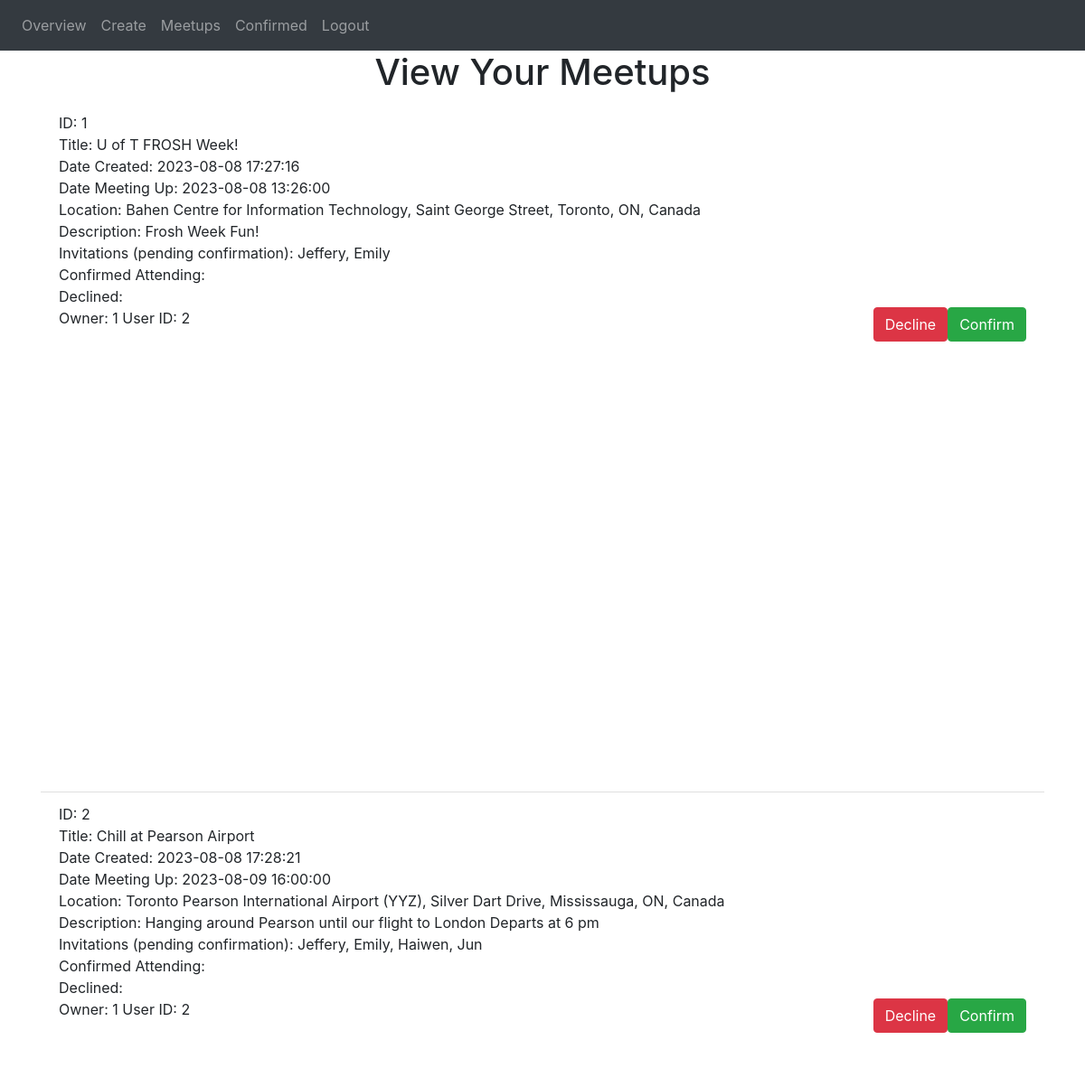
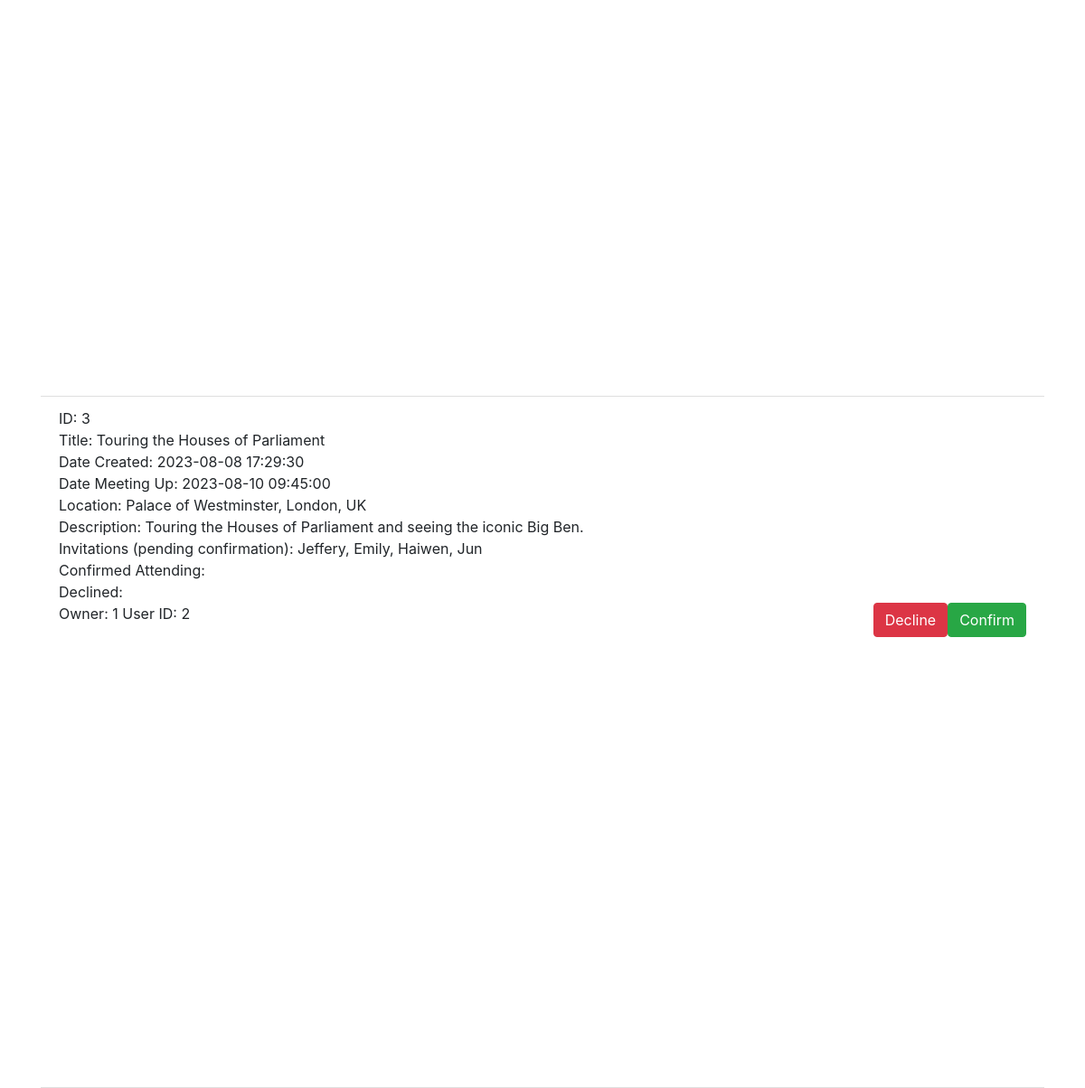
/view_meetups (signed in), run on the app's committed database (2 pictures, top to bottom).
### website/models.py (models this page shows)
class Meetup(db.Model):
    id = db.Column(db.Integer, primary_key=True)
    date_created = db.Column(db.DateTime(timezone=True), default=func.now()) # gets current date and time, store it as date
    date_meetup = db.Column(db.DateTime)
    date_end = db.Column(db.DateTime)
    title = db.Column(db.String(10000))
    location = db.Column(db.String(10000))
    fullAddress = db.Column(db.String(10000))
    locationCommonName = db.Column(db.String(10000))
    lat = db.Column(db.Float)
    lng = db.Column(db.Float)
    description = db.Column(db.String(10000))
    invitations = db.Column(db.String(10000))
    confirmed = db.Column(db.String(10000))
    declined = db.Column(db.String(10000))
    owner = db.Column(db.Integer)

class User(db.Model, UserMixin):
    id = db.Column(db.Integer, primary_key=True) # primary key = unique identifier to represent the object
    email = db.Column(db.String(150), unique = True) # no user can have the same email as someone else
    password = db.Column(db.String(150))
    first_name = db.Column(db.String(150))
    meetups = db.relationship('Meetup', secondary=user_meetup, backref="user") # tells SQL that whenever we create a note, add the note id into this user's notes relationship (creates a list of all the notes by the user)

### website/views.py (the view)
@views.route('/view_meetups', methods=['GET', 'POST']) #decorator: whenever you go to the / URL, whatever in hom() will run
@login_required
def view_meetups():
    invites = "" # create a string of people who were invited but not confirmed
    confirmation = "" # create a string of people who have confirmed
    confirmSearch = " " + str(current_user.id) + " "
    firstInv = True
    firstConf = True
    meetupList = []
    for meetup in current_user.meetups: # go through all the current user's meetups
        if meetup.confirmed.find(confirmSearch) == -1:
            meetupList.append({'id': meetup.id, 'lat': meetup.lat, 'lng': meetup.lng, 'locationName': meetup.locationCommonName, 'address': meetup.fullAddress})
        invites = invites + "   " # add 3 spaces to show a new meetup
        confirmation = confirmation + "   "
        firstInv = True
        firstConf = True
        for user in meetup.user: # cycle through the users with a relationship with that meetup
            userSearch = " " + str(user.id) + " "
            if meetup.confirmed.find(userSearch)  != -1: # if the user has confirmed
                if firstConf:   # if its the first confirmation for the meetup. add their name
                    confirmation  = confirmation + user.first_name
                    firstConf = False
                else: # if its not the first confirmation, add a comma
                    confirmation  = confirmation + ", " + user.first_name
            else: # if the user has not confirmed yet, add them to the invite list
                if firstInv:
                    invites  = invites + user.first_name
                    firstInv = False
                else:
                    invites  = invites + ", " + user.first_name
    inviteList = invites.split("   ") # create an list of meetups, inside of which are the people invitied to it
    confirmationList = confirmation.split("   ") # create an list of meetups, inside of which are the people who confirmed to it
    return render_template("view_meetups.html", user=current_user, inviteList = inviteList, confirmSearch = confirmSearch, confirmationList = confirmationList, meetupList = meetupList)

### website/__init__.py (called while the page is built)
@login_manager.user_loader
def load_user(id):
    return User.query.get(int(id))

### website/templates/view_meetups.html (shortened to what this page needs)
{% extends "base.html" %} {% block title %}View Meetups{% endblock %} {% block
content %}
<h1 align="center">View Your Meetups</h1>
<ul class="list-group list-group-flush" id="notes">
  {% set ns = namespace(inviteNumber=1) %}
  {% for meetup in user.meetups: %}
  {%if meetup.confirmed.find(confirmSearch) == -1%}
  <li class="list-group-item">
    ID: {{meetup.id}}<br />
    Title: {{ meetup.title }}<br />
    Date Created: {{ meetup.date_created }}<br />
    Date Meeting Up: {{ meetup.date_meetup}}<br />
    Location: {{meetup.location}}<br />
    Description: {{meetup.description}}<br />
    Invitations (pending confirmation): {{inviteList[ns.inviteNumber]}}<br />
    Confirmed Attending: {{confirmationList[ns.inviteNumber]}}<br />
    Declined: {{meetup.declined}}<br />
    Owner: {{meetup.owner}}
    User ID: {{user.id}}
    <button
      type="button"
      class="btn btn-success float-right"
      onClick="confirmMeetup({{meetup.id}})"
    >
      <span aria-hidden="true">Confirm</span>
    </button>
    {% if user.id == meetup.owner %}
    <button
      type="button"
      class="btn btn-success float-right"
      data-toggle="modal"
      data-target={{"#inviteModal" + meetup.id|string}}
    >
      <span aria-hidden="true">Invite</span>
    </button>
    <div
      class="modal fade"
      id={{"inviteModal" + meetup.id|string}}
      tabindex="-1"
      role="dialog"
      aria-labelledby="inviteModal"
      aria-hidden="true"
    >
      <div class="modal-dialog" role="document">
        <div class="modal-content">
          <div class="modal-header">
            <h5 class="modal-title" id="inviteModalLabel">Invite</h5>
            <button
              type="button"
              class="close"
              data-dismiss="modal"
              aria-label="Close"
            >
              <span aria-hidden="true">&times;</span>
            </button>
          </div>
          <div class="modal-body">
            <form onkeydown="return event.key != 'Enter';">
              <div class="form-group">
                <label for={{"invite-user" + meetup.id|string}} class="col-form-label"
                  >Please enter the emails of additionally users you would like to invite seperated by a space: {{meetup.id}}</label
                >
                <input type="text" class="form-control" id={{"invite-user" + meetup.id|string}} placeholder="e.g. Bob72@gmail.com Stacy6@hotmail John77@gmail.com"/>
              </div>
            </form>
          </div>
          <div class="modal-footer">
            <button
              type="button"
              class="btn btn-secondary"
              data-dismiss="modal"
              aria-label="Close"
            >
              Close
            </button>
            <button
              type="button"
              class="btn btn-primary"
              onClick="invite({{meetup.id}}, '/view_meetups')"
              data-dismiss="modal"
              aria-label="Confirm"
            >
              Confirm
            </button>
          </div>
        </div>
      </div>
    </div>
    <button
      type="button"
      class="btn btn-warning float-right"
      data-toggle="modal"
      data-target={{"#ownerModal" + meetup.id|string}}
    >
      <span aria-hidden="true">Transfer Ownership</span>
    </button>
    <div
      class="modal fade"
      id={{"ownerModal" + meetup.id|string}}
      tabindex="-1"
      role="dialog"
      aria-labelledby="ownerModal"
      aria-hidden="true"
    >
      <div class="modal-dialog" role="document">
        <div class="modal-content">
          <div class="modal-header">
            <h5 class="modal-title" id="ownerModalLabel">Transfer Ownership</h5>
            <button
              type="button"
              class="close"
              data-dismiss="modal"
              aria-label="Close"
            >
              <span aria-hidden="true">&times;</span>
            </button>
          </div>
          <div class="modal-body">
            <form onkeydown="return event.key != 'Enter';">
              <div class="form-group">
                <label for={{"new-owner" + meetup.id|string}} class="col-form-label"
                  >New Owner Email: {{meetup.id}}</label
                >
                <input type="text" class="form-control" id={{"new-owner" + meetup.id|string}} />
              </div>
            </form>
          </div>
          <div class="modal-footer">
            <button
              type="button"
              class="btn btn-secondary"
              data-dismiss="modal"
              aria-label="Close"
            >
              Close
            </button>
            <button
              type="button"
              class="btn btn-primary"
              onClick="newOwner({{meetup.id}}, '/view_meetups')"
              data-dismiss="modal"
              aria-label="Confirm"
            >
              Confirm
            </button>
          </div>
        </div>
      </div>
    </div>
    <button
    type="button"
    class="btn btn-danger float-right"
    onClick="deleteMeetup({{meetup.id}}, '/view_meetups')"
  >
    <span aria-hidden="true">Delete</span>
  </button>
  {% else %}
  <button
    type="button"
    class="btn btn-danger float-right"
    onClick="declineMeetup({{meetup.id}}, '/view_meetups')"
  >
    <span aria-hidden="true">Decline</span>
  </button>
  {% endif %}
    <div id = "map{{ meetup.id }}" class = "map" style="height: 500px"></div>
  </li>
  {% endif %} {% set ns.inviteNumber = ns.inviteNumber+1 %} {% endfor %}
</ul>
{% endblock %}

### website/templates/base.html (shortened to what this page needs)
<!DOCTYPE html>
<html>
  <head>
    <link
      rel="stylesheet"
      href="https://stackpath.bootstrapcdn.com/bootstrap/4.4.1/css/bootstrap.min.css"
    />
    <link
      rel="stylesheet"
      href="https://stackpath.bootstrapcdn.com/font-awesome/4.7.0/css/font-awesome.min.css"
    />
    <link href="/static/site.css" rel="stylesheet">
  </head>
  <body>
    <nav class="navbar navbar-expand-lg navbar-dark bg-dark">
      <div class="collapse navbar-collapse" id="navbar">
        <div class="navbar-nav">
          {% if user.is_authenticated %}
          <a class="nav-item nav-link" id="overview" href="/overview">Overview</a>
          <a class="nav-item nav-link" id="create" href="/create">Create</a>
          <a class="nav-item nav-link" id="view_meetups" href="/view_meetups">Meetups</a>
          <a class="nav-item nav-link" id="confirmed" href="/confirmed">Confirmed</a>
          <a class="nav-item nav-link" id="logout" href="/logout">Logout</a>
          {% else %}
          <a class="nav-item nav-link" id="home" href="/">Home</a>
          <a class="nav-item nav-link" id="howTo" href="/how-to">How To</a>
          <a class="nav-item nav-link" id="signUp" href="/sign-up">Sign Up</a>
          <a class="nav-item nav-link" id="login" href="/login">Login</a>
          {%  endif %}
        </div>
      </div>
    </nav>
    <div class="container">{% block content %} {% endblock %}</div>
  </body>
</html>

### website/static/site.css (style rules this page uses)
html, body, #map, #meetupMap { height: 500px; }
html, body { height: 100%; margin: 0; padding: 0; }
.map { height: 500px; }

### data on the page
Meetup: id "1", title "U of T FROSH Week!", date_created "2023-08-08 17:27:16", date_meetup "2023-08-08 13:26:00", location "Bahen Centre for Information Technology, Saint George Street, Toronto, ON, Canada", description "Frosh Week Fun!", inviteList "Jeffery, Emily", owner "1"
User: id "2"
Meetup: id "2", title "Chill at Pearson Airport", date_created "2023-08-08 17:28:21", date_meetup "2023-08-09 16:00:00", location "Toronto Pearson International Airport (YYZ), Silver Dart Drive, Mississauga, ON, Canada", description "Hanging around Pearson until our flight to London Departs at 6 pm", inviteList "Jeffery, Emily, Haiwen, Jun", owner "1"
Meetup: id "3", title "Touring the Houses of Parliament", date_created "2023-08-08 17:29:30", date_meetup "2023-08-10 09:45:00", location "Palace of Westminster, London, UK", description "Touring the Houses of Parliament and seeing the iconic Big Ben.", inviteList "Jeffery, Emily, Haiwen, Jun", owner "1"
